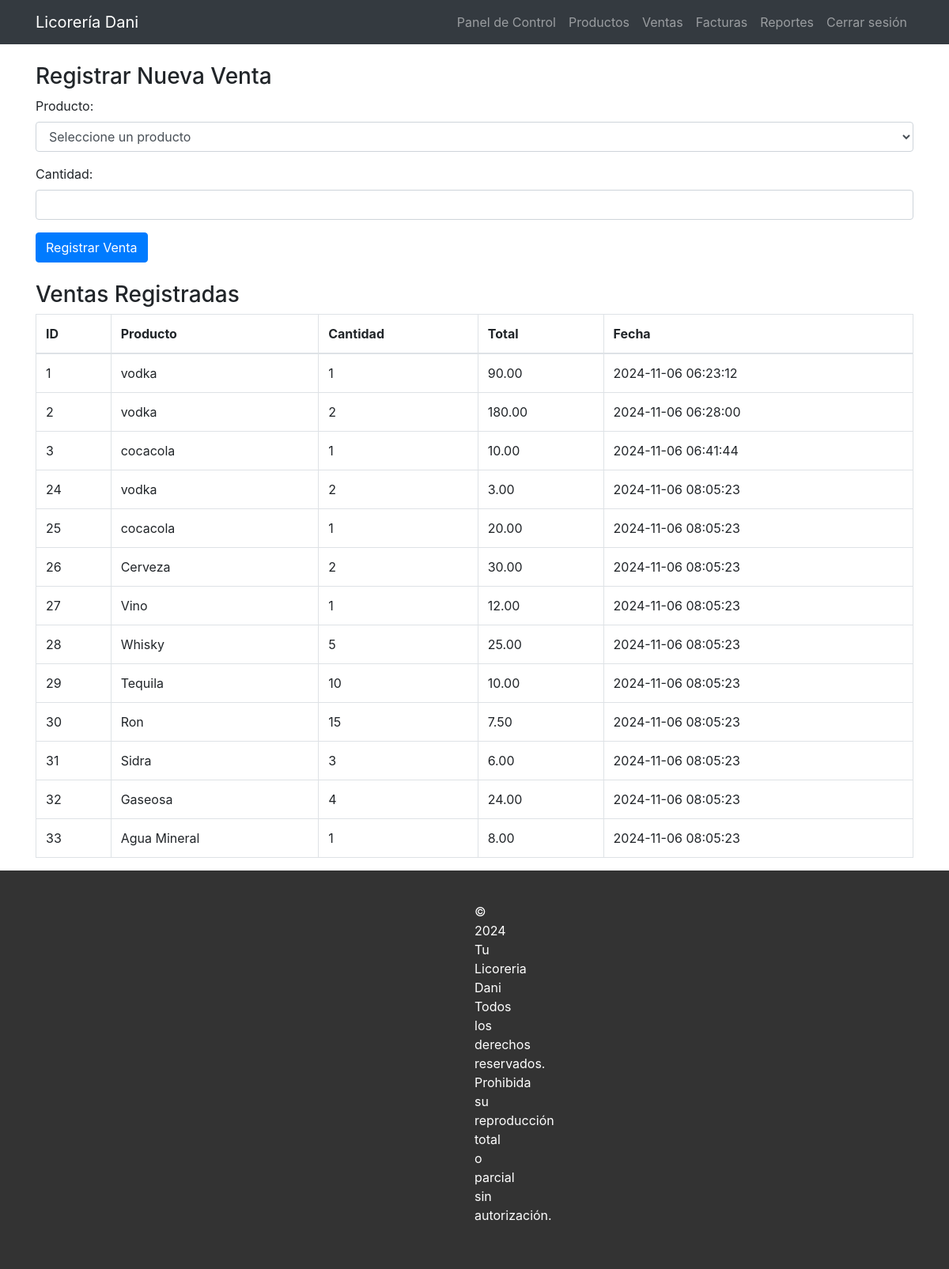
The page /ventas.php (signed in) on the database its author committed.
### tables this page shows
CREATE TABLE `ventas` (
  `id` int(11) NOT NULL,
  `producto_id` int(11) NOT NULL,
  `cantidad` int(11) NOT NULL,
  `total` decimal(10,2) NOT NULL,
  `fecha` timestamp NOT NULL DEFAULT current_timestamp()
);

CREATE TABLE `productos` (
  `id` int(11) NOT NULL,
  `nombre` varchar(100) NOT NULL,
  `precio` decimal(10,2) NOT NULL,
  `stock` int(11) NOT NULL
);

### ventas.php (the view, shortened to what this page needs)
<?php
include 'connection.php';
$query = "SELECT v.id, p.nombre, v.cantidad, v.total, v.fecha FROM ventas v JOIN productos p ON v.producto_id = p.id";
$result = $conn->query($query);
?>
<!DOCTYPE html>
<html lang="es">
<head>
    <link rel="stylesheet" href="admin.css">
    <link href="https://stackpath.bootstrapcdn.com/bootstrap/4.5.2/css/bootstrap.min.css" rel="stylesheet">
</head>
<body>
<nav class="navbar navbar-expand-lg navbar-dark bg-dark">
        <div class="container"><a class="navbar-brand" href="#">Licorería Dani</a>
        <div class="collapse navbar-collapse" id="navbarNav">
            <ul class="navbar-nav ml-auto">
                <li class="nav-item"><a class="nav-link" href="admin.php">Panel de Control</a></li>
                <li class="nav-item"><a class="nav-link" href="productos.php">Productos</a></li>
                <li class="nav-item"><a class="nav-link" href="ventas.php">Ventas</a></li>
                <li class="nav-item"><a class="nav-link" href="facturas.php">Facturas</a></li>
                <li class="nav-item"><a class="nav-link" href="reportes.php">Reportes</a></li>
                <li class="nav-item"><a class="nav-link" href="logout.php">Cerrar sesión</a></li>
            </ul>
        </div></div>
    </nav>
    <div class="container mt-4">
        <h3>Registrar Nueva Venta</h3>
        <form method="post" action="">
            <div class="form-group">
                <label for="producto_id">Producto:</label>
                <select class="form-control" id="producto_id" name="producto_id" required>
                    <option value="">Seleccione un producto</option>
                </select>
            </div>
            <div class="form-group">
                <label for="cantidad">Cantidad:</label>
                <input type="number" class="form-control" id="cantidad" name="cantidad" required>
            </div>
            <button type="submit" class="btn btn-primary">Registrar Venta</button>
        </form>
        <h3 class="mt-4">Ventas Registradas</h3>
        <table class="table table-bordered">
            <thead>
                <tr>
                    <th>ID</th>
                    <th>Producto</th>
                    <th>Cantidad</th>
                    <th>Total</th>
                    <th>Fecha</th>
                </tr>
            </thead>
            <tbody>
                <?php
                if ($result->num_rows > 0) {
                    while($row = $result->fetch_assoc()) {
                        echo "<tr>
                                <td>{$row['id']}</td>
                                <td>{$row['nombre']}</td>
                                <td>{$row['cantidad']}</td>
                                <td>{$row['total']}</td>
                                <td>{$row['fecha']}</td>
                              </tr>";
                    }
                } else {
                    echo "<tr><td colspan='5'>No hay ventas registradas.</td></tr>";
                }
                ?>
            </tbody>
        </table>
    </div>
    <footer>
      <p>&copy; 2024 Tu Licoreria Dani Todos los derechos reservados. Prohibida su reproducción total o parcial sin autorización.</p>
    </footer>
</body>
</html>

### admin.css (style rules this page uses)
.container { max-width: 1200px; }
footer { background-color: #333; color: #fff; text-align: center; padding: 40px 600px; }

### rows shown on the page
ventas: id "1", producto.nombre "vodka", cantidad "1", total "90.00", fecha "2024-11-06 06:23:12"
ventas: id "2", producto.nombre "vodka", cantidad "2", total "180.00", fecha "2024-11-06 06:28:00"
ventas: id "3", producto.nombre "cocacola", cantidad "1", total "10.00", fecha "2024-11-06 06:41:44"
ventas: id "24", producto.nombre "vodka", cantidad "2", total "3.00", fecha "2024-11-06 08:05:23"
ventas: id "25", producto.nombre "cocacola", cantidad "1", total "20.00", fecha "2024-11-06 08:05:23"
ventas: id "26", producto.nombre "Cerveza", cantidad "2", total "30.00", fecha "2024-11-06 08:05:23"
ventas: id "27", producto.nombre "Vino", cantidad "1", total "12.00", fecha "2024-11-06 08:05:23"
ventas: id "28", producto.nombre "Whisky", cantidad "5", total "25.00", fecha "2024-11-06 08:05:23"
ventas: id "29", producto.nombre "Tequila", cantidad "10", total "10.00", fecha "2024-11-06 08:05:23"
ventas: id "30", producto.nombre "Ron", cantidad "15", total "7.50", fecha "2024-11-06 08:05:23"
ventas: id "31", producto.nombre "Sidra", cantidad "3", total "6.00", fecha "2024-11-06 08:05:23"
ventas: id "32", producto.nombre "Gaseosa", cantidad "4", total "24.00", fecha "2024-11-06 08:05:23"
ventas: id "33", producto.nombre "Agua Mineral", cantidad "1", total "8.00", fecha "2024-11-06 08:05:23"
